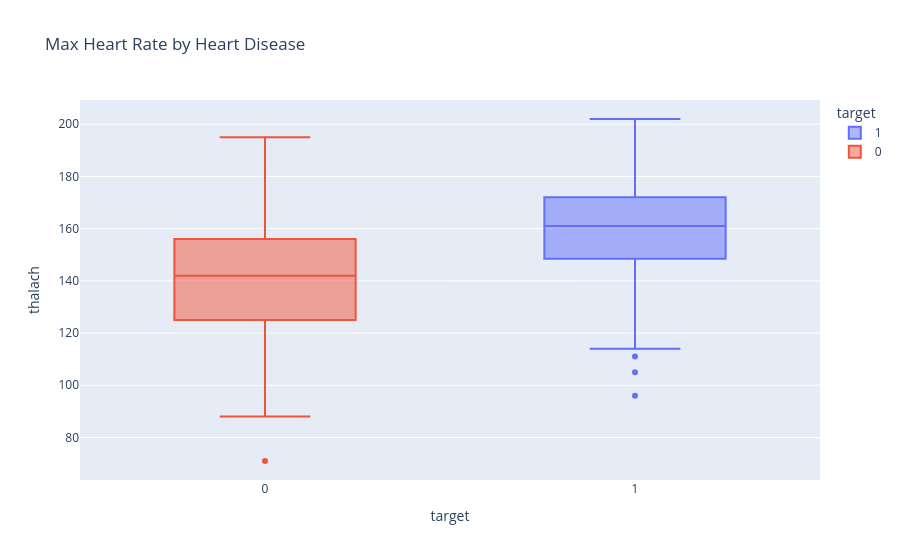

Notebook cell for this chart:
### Code cell
fig = px.box(data, x='target', y='thalach',
             title='Max Heart Rate by Heart Disease',
             color='target')
fig.show()

### Figure 1 — Plotly figure (JSON) as saved in the notebook; plotly's stock layout.template omitted (floating-point values rounded to 4 significant figures; data arrays with more than 128 entries replaced by an {"elided": "..."} marker saying what was removed)
{"data": [{"alignmentgroup": "True", "hovertemplate": "target=%{x}<br>thalach=%{y}<extra></extra>", "legendgroup": "1", "marker": {"color": "#636efa"}, "name": "1", "notched": false, "offsetgroup": "1", "orientation": "v", "showlegend": true, "type": "box", "x": {"elided": "164 int values"}, "x0": " ", "xaxis": "x", "y": {"elided": "164 int values"}, "y0": " ", "yaxis": "y"}, {"alignmentgroup": "True", "hovertemplate": "target=%{x}<br>thalach=%{y}<extra></extra>", "legendgroup": "0", "marker": {"color": "#EF553B"}, "name": "0", "notched": false, "offsetgroup": "0", "orientation": "v", "showlegend": true, "type": "box", "x": {"elided": "138 int values"}, "x0": " ", "xaxis": "x", "y": {"elided": "138 int values"}, "y0": " ", "yaxis": "y"}], "layout": {"boxmode": "overlay", "legend": {"title": {"text": "target"}, "tracegroupgap": 0}, "title": {"text": "Max Heart Rate by Heart Disease"}, "xaxis": {"anchor": "y", "categoryarray": [1, 0], "categoryorder": "array", "domain": [0, 1], "title": {"text": "target"}}, "yaxis": {"anchor": "x", "domain": [0, 1], "title": {"text": "thalach"}}}}
